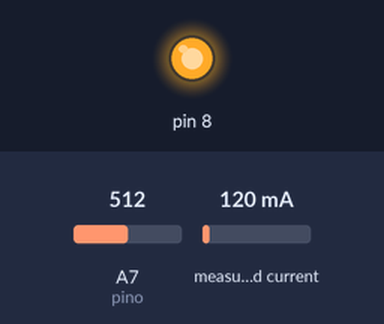
This sketch was run on a simulated Arduino Nano, built with avr-gcc and run on an emulated ATmega328P. Parts: output pins drawn as LEDs (lit = HIGH). Inputs (shaded band) come from the test bench; at power-on: A7 (pino) = 512, measured current 120 mA. What the sketch prints to the serial monitor is not drawn.

Above: at 0.1 s.
At 1.6 s:
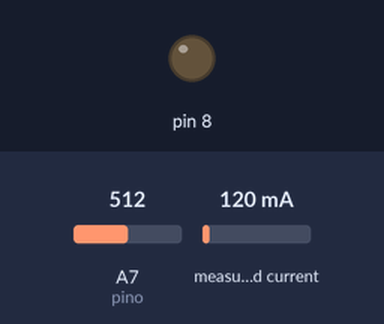
Timing chart, 0 to 3.1 s (numbered marks = the images above):
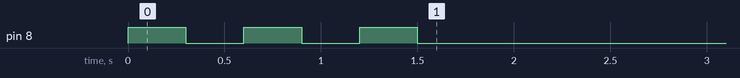

The sketch:

PWR_SAVE.ino
```cpp
//PROJETO PWR SAVE 2.0
//DATA = 12/11/17
//VERSION 1.3

//BIBLIOTECAS USADAS
#include "EmonLib.h"
#include "SoftwareSerial.h"

//VARIAVEIS DO BLUETOOTH
String readBluetooth;
String envioV, envioI, envioTudo;
int RX = 6;
int TX = 7;
SoftwareSerial bluetooth(RX, TX); // RX, TX

//PARA ENVIO
String conteudo = "";
char caractere;

//VARIAVEIS DE CORRENTE
EnergyMonitor emon1;
int pino_sct = A6; //pino analogico SCT
float Irms = 0.0;
float mediaI=0.0;

//VARIAVEIS DO SENSOR DE TENSAO
int pino = A7; //porta analogica P8
int i = 0;
int leitura = 0;
double soma = 0.0;
double resp = 0.0;

void setup()
{
  Serial.begin(9600);
  Serial.println("--- POWER SAVE 2.0 ---");
  bluetooth.begin(38400); //baud rate para o modulo AT (38400)

  //PINO DIGITAL DO LED
  pinMode(8, OUTPUT);
  digitalWrite(8, HIGH);
  delay(300);
  digitalWrite(8, LOW);
  delay(300);
  digitalWrite(8, HIGH);
  delay(300);
  digitalWrite(8, LOW);
  delay(300);
  digitalWrite(8, HIGH);
  delay(300);
  digitalWrite(8, LOW);

  //Pino, calibracao - Cur Const= Ratio/BurdenR. 2000/33 = 60
  emon1.current(pino_sct, 11.1);

  Irms = emon1.calcIrms(1480);
  delay(100); //tempo para inicializar e estabilizar
  Irms = emon1.calcIrms(1480);
}

void loop()
{
  delay(5000);//FIM DE LOOPE E RENICIANDO

  // Enquanto receber algo pela serial
  while (bluetooth.available() > 0) {
    // LÃª byte da serial
    caractere = bluetooth.read();
    // Ignora caractere de quebra de linha
    if (caractere != '\n') {
      // Concatena valores
      conteudo.concat(caractere);
    }
    // Aguarda buffer serial ler prÃ³ximo caractere
    delay(70);
  }


  delay(100);

  //SENSOR DE CORRENTE


  Irms = emon1.calcIrms(1480);

  if(Irms<0.15){
    Irms=0.0;
  }
  envioI = "I=" + String(Irms);

  delay(100);//intervalo entre a leitura dos sensores

  //SENSOR DE TENSAO
  for (i = 0; i < 1000; i++) {
    leitura = analogRead(pino);
    soma = soma + leitura;
  }
  soma = soma / 1000.0;
  resp = (log(soma) * 80.761) - 255.94; //calculo baseado em ponto recolhidos por multimetro e sensor
  if(resp < 0){
    resp=0.0;
  }
  envioV = "V=" + String(resp);

  //MONTANDO STRING PARA ENVIO POR BLUETOOTH
  envioTudo = envioV + envioI;
  Serial.println(envioTudo);
  bluetooth.println(envioTudo);

  //SE ALGUM APARELHO ESTIVER LIGADO
  if (Irms > 0.15) {
    digitalWrite(8, HIGH);
  }
  else {
    digitalWrite(8, LOW);
  }

  conteudo = "";
  envioI = "";
  envioV = "";
  envioTudo = "";
  soma = 0.0;
  resp = 0.0;
  Irms = 0.0;


}
```
